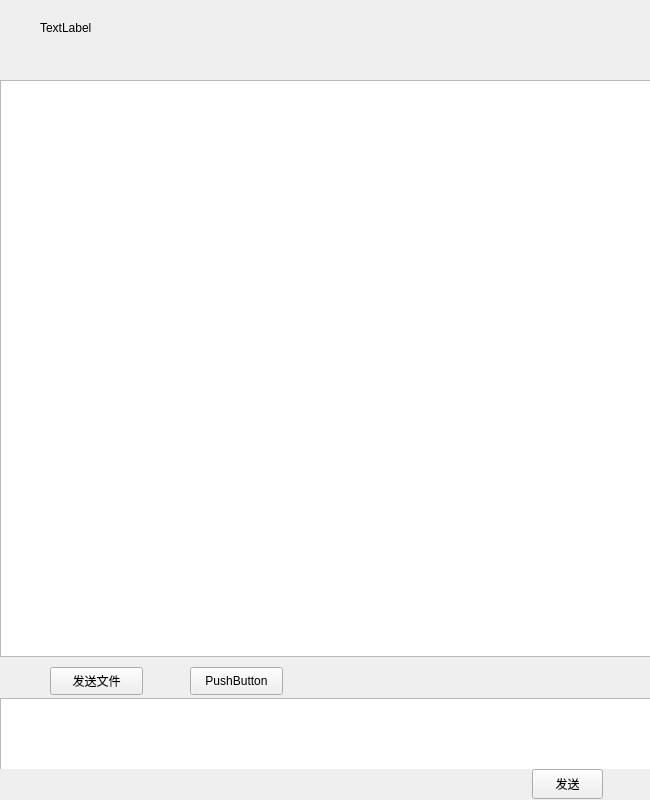
<?xml version="1.0" encoding="UTF-8"?>
<ui version="4.0">
 <class>ChatDlg</class>
 <widget class="QWidget" name="ChatDlg">
  <property name="geometry">
   <rect>
    <x>0</x>
    <y>0</y>
    <width>650</width>
    <height>800</height>
   </rect>
  </property>
  <property name="minimumSize">
   <size>
    <width>650</width>
    <height>800</height>
   </size>
  </property>
  <property name="windowTitle">
   <string>Form</string>
  </property>
  <layout class="QVBoxLayout" name="verticalLayout">
   <property name="spacing">
    <number>0</number>
   </property>
   <property name="leftMargin">
    <number>0</number>
   </property>
   <property name="topMargin">
    <number>0</number>
   </property>
   <property name="rightMargin">
    <number>0</number>
   </property>
   <property name="bottomMargin">
    <number>0</number>
   </property>
   <item>
    <widget class="QWidget" name="widget" native="true">
     <property name="minimumSize">
      <size>
       <width>664</width>
       <height>80</height>
      </size>
     </property>
     <property name="maximumSize">
      <size>
       <width>16777215</width>
       <height>80</height>
      </size>
     </property>
     <widget class="QLabel" name="lb_name">
      <property name="geometry">
       <rect>
        <x>40</x>
        <y>20</y>
        <width>68</width>
        <height>15</height>
       </rect>
      </property>
      <property name="text">
       <string>TextLabel</string>
      </property>
     </widget>
    </widget>
   </item>
   <item>
    <widget class="QWidget" name="widget_6" native="true">
     <property name="minimumSize">
      <size>
       <width>651</width>
       <height>571</height>
      </size>
     </property>
     <layout class="QHBoxLayout" name="horizontalLayout">
      <property name="spacing">
       <number>0</number>
      </property>
      <property name="leftMargin">
       <number>0</number>
      </property>
      <property name="topMargin">
       <number>0</number>
      </property>
      <property name="rightMargin">
       <number>0</number>
      </property>
      <property name="bottomMargin">
       <number>0</number>
      </property>
      <item>
       <widget class="QTextBrowser" name="tb_chat">
        <property name="minimumSize">
         <size>
          <width>541</width>
          <height>571</height>
         </size>
        </property>
       </widget>
      </item>
      <item>
       <widget class="QScrollArea" name="sa_File">
        <property name="minimumSize">
         <size>
          <width>0</width>
          <height>571</height>
         </size>
        </property>
        <property name="maximumSize">
         <size>
          <width>0</width>
          <height>16777215</height>
         </size>
        </property>
        <property name="widgetResizable">
         <bool>true</bool>
        </property>
        <widget class="QWidget" name="scrollAreaWidgetContents">
         <property name="geometry">
          <rect>
           <x>0</x>
           <y>0</y>
           <width>100</width>
           <height>554</height>
          </rect>
         </property>
         <layout class="QVBoxLayout" name="verticalLayout_2">
          <property name="spacing">
           <number>0</number>
          </property>
          <property name="leftMargin">
           <number>0</number>
          </property>
          <property name="topMargin">
           <number>0</number>
          </property>
          <property name="rightMargin">
           <number>0</number>
          </property>
          <property name="bottomMargin">
           <number>0</number>
          </property>
          <item>
           <widget class="QWidget" name="wid_file" native="true">
            <property name="minimumSize">
             <size>
              <width>100</width>
              <height>0</height>
             </size>
            </property>
           </widget>
          </item>
          <item>
           <spacer name="verticalSpacer">
            <property name="orientation">
             <enum>Qt::Vertical</enum>
            </property>
            <property name="sizeHint" stdset="0">
             <size>
              <width>20</width>
              <height>541</height>
             </size>
            </property>
           </spacer>
          </item>
         </layout>
        </widget>
       </widget>
      </item>
     </layout>
    </widget>
   </item>
   <item>
    <widget class="QWidget" name="widget_2" native="true">
     <property name="minimumSize">
      <size>
       <width>664</width>
       <height>41</height>
      </size>
     </property>
     <property name="maximumSize">
      <size>
       <width>16777215</width>
       <height>41</height>
      </size>
     </property>
     <widget class="QPushButton" name="pb_sendFile">
      <property name="geometry">
       <rect>
        <x>50</x>
        <y>10</y>
        <width>93</width>
        <height>28</height>
       </rect>
      </property>
      <property name="text">
       <string>发送文件</string>
      </property>
     </widget>
     <widget class="QPushButton" name="pushButton">
      <property name="geometry">
       <rect>
        <x>190</x>
        <y>10</y>
        <width>93</width>
        <height>28</height>
       </rect>
      </property>
      <property name="text">
       <string>PushButton</string>
      </property>
     </widget>
    </widget>
   </item>
   <item>
    <widget class="QWidget" name="widget_3" native="true">
     <property name="minimumSize">
      <size>
       <width>664</width>
       <height>71</height>
      </size>
     </property>
     <property name="maximumSize">
      <size>
       <width>16777215</width>
       <height>71</height>
      </size>
     </property>
     <widget class="QTextEdit" name="te_msg">
      <property name="geometry">
       <rect>
        <x>0</x>
        <y>0</y>
        <width>651</width>
        <height>81</height>
       </rect>
      </property>
      <property name="minimumSize">
       <size>
        <width>651</width>
        <height>81</height>
       </size>
      </property>
      <property name="maximumSize">
       <size>
        <width>16777215</width>
        <height>81</height>
       </size>
      </property>
     </widget>
    </widget>
   </item>
   <item>
    <widget class="QWidget" name="widget_4" native="true">
     <property name="minimumSize">
      <size>
       <width>664</width>
       <height>31</height>
      </size>
     </property>
     <property name="maximumSize">
      <size>
       <width>16777215</width>
       <height>31</height>
      </size>
     </property>
     <widget class="QPushButton" name="pb_send">
      <property name="geometry">
       <rect>
        <x>532</x>
        <y>0</y>
        <width>71</width>
        <height>30</height>
       </rect>
      </property>
      <property name="text">
       <string>发送</string>
      </property>
     </widget>
    </widget>
   </item>
  </layout>
 </widget>
 <resources/>
 <connections/>
</ui>
